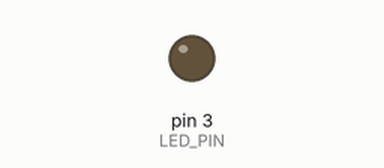
The sketch below on a simulated Arduino Uno, built with avr-gcc and run on an emulated ATmega328P. Parts: output pins drawn as LEDs (lit = HIGH).

Above: at 0.9 s.
At 6.0 s:
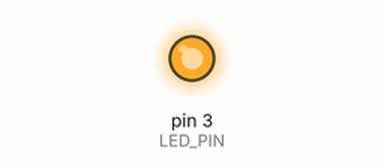
Timing chart, 0 to 7.1 s (numbered marks = the images above):
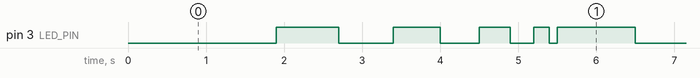

The sketch:

EXERCICIO_1.ino
```cpp
// DECLARAÇÃO DE CONSTANTE E VARIÁVEIS GLOBAIS.

#define LED_PIN 3

unsigned long tempoAnterior = 0;
int tempoEspera = 1000;
bool estadoAtual = false;

void setup() {
  // INCIALIZAÇÃO DOS PINOS DOS LEDS
  pinMode(LED_PIN, OUTPUT);
}

void loop() {

  // VERIFICAÇÃO DE TEMPO COM MILLIS()
  unsigned long tempoAtual = millis();
  if (tempoAtual - tempoAnterior >= tempoEspera) {

    // TROCA DE ESTADO DO LED
    digitalWrite(LED_PIN, estadoAtual);
    estadoAtual = !estadoAtual;

    // ATUALIZAÇÃO DO TEMPO

    tempoEspera -= 100;
    if (tempoEspera <= 0) tempoEspera = 1000;

    // ATUALIZAÇÃO PARA FUNCIONAMENTO DO MILLIS()
    tempoAnterior = tempoAtual;
  }
}
```

Measured:
- by itself, pin 3 (LED_PIN): repeats every 5.5 s: LOW 0.70 s, HIGH 0.60 s, LOW 0.50 s, HIGH 0.40 s, LOW 0.30 s, HIGH 0.20 s, LOW 0.10 s, HIGH 1.0 s, LOW 0.90 s, HIGH 0.80 s
- by itself, everything shown: repeats every 5.5 s, in 10 steps
